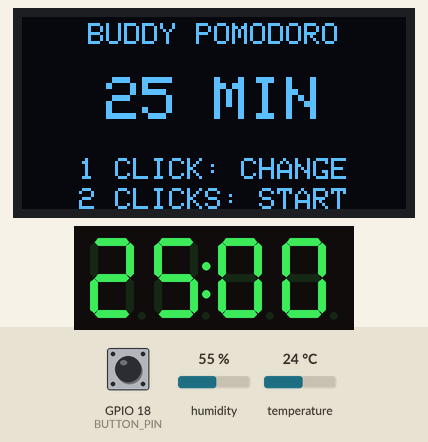
A sketch run on a simulated ESP32. Parts: 128×64 one-colour display, 4-digit seven-segment display. Inputs (shaded band) come from the test bench; at power-on: GPIO 18 (BUTTON_PIN) HIGH, humidity 55 %, temperature 24 °C. Random numbers use the default seed unless the sketch sets one; what the sketch prints to the serial monitor is not drawn.

Above: at 2.4 s.
2.5 s: GPIO 18 (BUTTON_PIN) pulled LOW for 0.15 s
At 3.4 s:
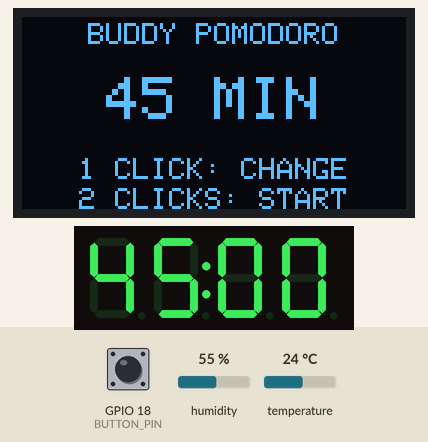
4.6 s: GPIO 18 (BUTTON_PIN) pulled LOW for 1 s
At 6.9 s:
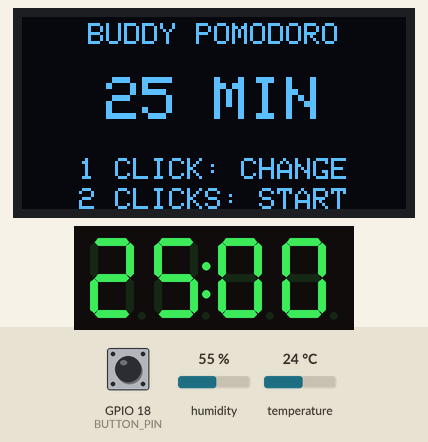
7.5 s: GPIO 18 (BUTTON_PIN) pulsed LOW 2 times (0.12 s each, 0.3 s apart)
At 10.1 s:
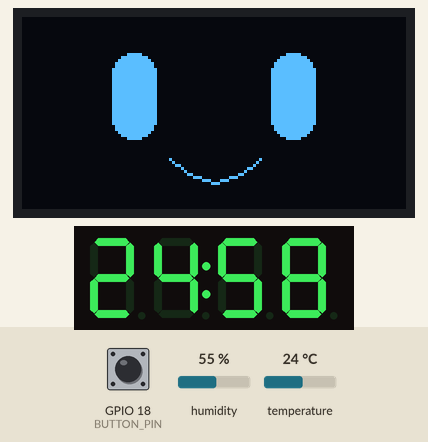
10.2 s: GPIO 18 (BUTTON_PIN) pulled LOW for 0.15 s
10.9 s: GPIO 18 (BUTTON_PIN) pulsed LOW 5 times (0.12 s each, 0.3 s apart)
At 12.24 s:
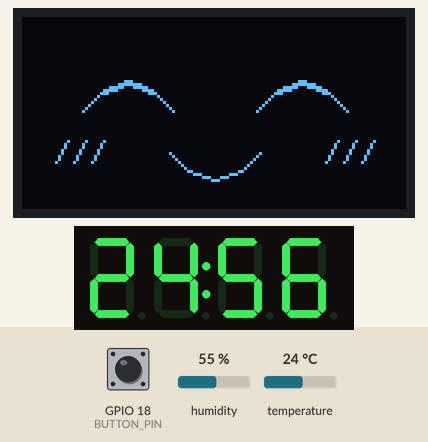
Timing chart, 0 to 13.9 s (numbered marks = the images above; inputs shaded):
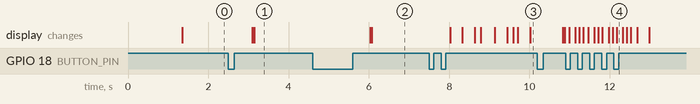

The sketch:

buddy.ino
```cpp
#include <Arduino.h>
#include <Wire.h>
#include <Adafruit_GFX.h>
#include <Adafruit_SSD1306.h>
#include <TM1637Display.h>
#include <DHT.h>
#include <math.h>

// ==========================================
// BUDDY V5 - POMODORO + ROOM SENSOR
// ESP32 DevKit / SSD1306 / TM1637 / DHT11
// ==========================================

// OLED - confirmed from Flappy Bird
#define OLED_SDA 21
#define OLED_SCL 22
#define OLED_ADDRESS 0x3C

// Button - confirmed from Flappy Bird
#define BUTTON_PIN 18

// TM1637 4-digit timer
#define TM_CLK 25
#define TM_DIO 26

// DHT11 temperature/humidity
#define DHT_PIN 19
#define DHT_TYPE DHT11

Adafruit_SSD1306 oled(128, 64, &Wire, -1);
TM1637Display timerDisplay(TM_CLK, TM_DIO);
DHT dht(DHT_PIN, DHT_TYPE);

// ==========================================
// TIMING
// ==========================================

const uint32_t FRAME_MS = 50;
const uint32_t DEBOUNCE_MS = 35;
const uint32_t DOUBLE_CLICK_MS = 350;

const uint32_t WAKE_MS = 1600;
const uint32_t SLEEP_YAWN_MS = 1800;
const uint32_t GIGGLE_MS = 1000;
const uint32_t ANGRY_MS = 4000;

const uint32_t PRESS_WINDOW_MS = 10000;
const uint32_t SENSOR_INTERVAL_MS = 2500;
const uint32_t WEATHER_REACTION_MS = 1800;
const uint32_t WEATHER_INTERVAL_MS = 45000;

const uint8_t COLON = 0x40;

// ==========================================
// MODES
// ==========================================

enum BuddyMode {
  SELECT_MODE,
  WAKING_MODE,
  FOCUS_MODE,
  REST_MODE
};

BuddyMode mode = SELECT_MODE;

enum Reaction {
  REACTION_NONE,
  REACTION_GIGGLE,
  REACTION_ANGRY,
  REACTION_HOT,
  REACTION_HUMID
};

Reaction reaction = REACTION_NONE;

uint8_t selectedMinutes = 25;
uint32_t remainingSeconds = 25UL * 60UL;

uint32_t sessionStart = 0;
uint32_t stateStarted = 0;
uint32_t reactionStarted = 0;
uint32_t lastFrame = 0;

// ==========================================
// BUTTON
// ==========================================

bool lastRaw = HIGH;
bool stableButton = HIGH;

uint32_t buttonChangedAt = 0;
uint32_t firstClickAt = 0;
uint8_t pendingClicks = 0;

// ==========================================
// POKE TRACKING
// ==========================================

uint8_t pokeCount = 0;
uint32_t lastPokeAt = 0;

// ==========================================
// FACE ANIMATION
// ==========================================

uint32_t nextBlink = 0;
uint32_t blinkUntil = 0;
uint32_t nextLook = 0;

int eyeOffset = 0;

// ==========================================
// SENSOR
// ==========================================

float temperatureC = NAN;
float humidity = NAN;

uint32_t lastSensorRead = 0;
uint32_t lastWeatherReaction = 0;
bool sensorValid = false;

// ==========================================
// DISPLAY HELPERS
// ==========================================

void showTime(uint32_t seconds) {
  uint16_t mins = seconds / 60;
  uint8_t secs = seconds % 60;

  uint16_t digits = mins * 100 + secs;

  timerDisplay.showNumberDecEx(
    digits, COLON, true, 4, 0
  );
}

void centerText(const char *text, int y, int size = 1) {
  oled.setTextSize(size);
  oled.setTextColor(WHITE);

  int width = strlen(text) * 6 * size;
  oled.setCursor((128 - width) / 2, y);
  oled.print(text);
}

// ==========================================
// FACE HELPERS
// ==========================================

void closedEyes() {
  oled.drawLine(24, 27, 35, 34, WHITE);
  oled.drawLine(35, 34, 46, 27, WHITE);

  oled.drawLine(82, 27, 93, 34, WHITE);
  oled.drawLine(93, 34, 104, 27, WHITE);

  oled.drawLine(24, 28, 35, 35, WHITE);
  oled.drawLine(35, 35, 46, 28, WHITE);

  oled.drawLine(82, 28, 93, 35, WHITE);
  oled.drawLine(93, 35, 104, 28, WHITE);
}

void openEyes() {
  oled.fillRoundRect(
    30 + eyeOffset, 12, 15, 29, 7, WHITE
  );

  oled.fillRoundRect(
    83 + eyeOffset, 12, 15, 29, 7, WHITE
  );
}

void happyMouth() {
  oled.drawLine(49, 47, 55, 52, WHITE);
  oled.drawLine(55, 52, 64, 55, WHITE);
  oled.drawLine(64, 55, 73, 52, WHITE);
  oled.drawLine(73, 52, 79, 47, WHITE);
}

void drawSleepingFace(uint32_t now) {
  oled.clearDisplay();

  closedEyes();
  oled.drawLine(59, 50, 69, 50, WHITE);

  uint8_t phase = (now / 650) % 4;

  oled.setTextSize(1);
  oled.setTextColor(WHITE);

  if (phase >= 1) {
    oled.setCursor(105, 25);
    oled.print("z");
  }

  if (phase >= 2) {
    oled.setCursor(113, 14);
    oled.print("z");
  }

  if (phase >= 3) {
    oled.setCursor(120, 3);
    oled.print("z");
  }

  oled.display();
}

void drawAwakeFace(uint32_t now) {
  oled.clearDisplay();

  if ((int32_t)(blinkUntil - now) > 0) {
    closedEyes();
  } else {
    openEyes();
  }

  happyMouth();
  oled.display();
}

void drawYawn(float progress) {
  oled.clearDisplay();

  closedEyes();

  progress = constrain(progress, 0.0f, 1.0f);

  float amount = progress < 0.5f
    ? progress * 2.0f
    : (1.0f - progress) * 2.0f;

  int h = 5 + (int)(amount * 17);
  int w = 8 + h / 2;

  oled.drawRoundRect(
    64 - w / 2,
    47 - h / 2,
    w, h, w / 2,
    WHITE
  );

  oled.display();
}

// ==========================================
// SQUISHY GIGGLE WITH BLUSH
// ==========================================

void drawGiggle(uint32_t now) {
  oled.clearDisplay();

  int bounce = ((now / 120) % 2) * 2;

  // Squishy crescent eyes
  oled.drawLine(20, 29+bounce, 27, 22+bounce, WHITE);
  oled.drawLine(27, 22+bounce, 35, 19+bounce, WHITE);
  oled.drawLine(35, 19+bounce, 43, 22+bounce, WHITE);
  oled.drawLine(43, 22+bounce, 50, 29+bounce, WHITE);

  oled.drawLine(78, 29+bounce, 85, 22+bounce, WHITE);
  oled.drawLine(85, 22+bounce, 93, 19+bounce, WHITE);
  oled.drawLine(93, 19+bounce, 101, 22+bounce, WHITE);
  oled.drawLine(101, 22+bounce, 108, 29+bounce, WHITE);

  // Slightly thicker eye curves
  oled.drawLine(27, 23+bounce, 35, 20+bounce, WHITE);
  oled.drawLine(35, 20+bounce, 43, 23+bounce, WHITE);

  oled.drawLine(85, 23+bounce, 93, 20+bounce, WHITE);
  oled.drawLine(93, 20+bounce, 101, 23+bounce, WHITE);

  // Blush marks
  for (int i = 0; i < 3; i++) {
    oled.drawLine(
      15 + i*6, 39+bounce,
      11 + i*6, 46+bounce,
      WHITE
    );

    oled.drawLine(
      105 + i*6, 39+bounce,
      101 + i*6, 46+bounce,
      WHITE
    );
  }

  // Squishy smile
  oled.drawLine(49, 43+bounce, 55, 49+bounce, WHITE);
  oled.drawLine(55, 49+bounce, 64, 52+bounce, WHITE);
  oled.drawLine(64, 52+bounce, 73, 49+bounce, WHITE);
  oled.drawLine(73, 49+bounce, 79, 43+bounce, WHITE);

  oled.display();
}

// ==========================================
// ANGRY FACE - NO CORNER SYMBOL
// ==========================================

void drawAngry() {
  oled.clearDisplay();

  oled.drawLine(22, 16, 48, 28, WHITE);
  oled.drawLine(22, 17, 48, 29, WHITE);

  oled.drawLine(80, 28, 106, 16, WHITE);
  oled.drawLine(80, 29, 106, 17, WHITE);

  oled.fillRoundRect(29, 31, 19, 9, 3, WHITE);
  oled.fillRoundRect(80, 31, 19, 9, 3, WHITE);

  oled.drawLine(49, 55, 56, 49, WHITE);
  oled.drawLine(56, 49, 72, 49, WHITE);
  oled.drawLine(72, 49, 79, 55, WHITE);

  oled.display();
}

// ==========================================
// HOT FACE
// ==========================================

void drawHotFace() {
  oled.clearDisplay();

  // Tired eyes
  oled.drawLine(25, 26, 47, 29, WHITE);
  oled.drawLine(81, 29, 103, 26, WHITE);

  // Open uncomfortable mouth
  oled.drawRoundRect(57, 43, 14, 13, 6, WHITE);

  // Sweat droplet
  oled.drawLine(110, 13, 106, 22, WHITE);
  oled.drawLine(110, 13, 114, 22, WHITE);
  oled.drawLine(106, 22, 110, 27, WHITE);
  oled.drawLine(110, 27, 114, 22, WHITE);

  oled.display();
}

// ==========================================
// HUMID FACE
// ==========================================

void drawHumidFace() {
  oled.clearDisplay();

  closedEyes();

  // Small uncomfortable mouth
  oled.drawLine(55, 50, 62, 47, WHITE);
  oled.drawLine(62, 47, 69, 50, WHITE);
  oled.drawLine(69, 50, 76, 47, WHITE);

  // Droplets
  oled.drawCircle(12, 14, 3, WHITE);
  oled.drawCircle(116, 17, 3, WHITE);

  oled.display();
}

// ==========================================
// DHT11 READING
// ==========================================

void updateSensor(uint32_t now) {
  if (now - lastSensorRead < SENSOR_INTERVAL_MS) {
    return;
  }

  lastSensorRead = now;

  float t = dht.readTemperature();
  float h = dht.readHumidity();

  if (isnan(t) || isnan(h)) {
    sensorValid = false;
    Serial.println("DHT11 reading failed");
    return;
  }

  temperatureC = t;
  humidity = h;
  sensorValid = true;

  Serial.printf(
    "Room: %.1f C | Humidity: %.1f%%\n",
    temperatureC, humidity
  );
}

// ==========================================
// SESSION CONTROL
// ==========================================

void startFocus(uint32_t now) {
  remainingSeconds = selectedMinutes * 60UL;

  sessionStart = now;
  stateStarted = now;

  mode = WAKING_MODE;
  reaction = REACTION_NONE;

  pokeCount = 0;
  lastPokeAt = 0;

  showTime(remainingSeconds);

  Serial.printf(
    "Started %d-minute focus session\n",
    selectedMinutes
  );
}

void finishFocus(uint32_t now) {
  remainingSeconds = 0;

  mode = REST_MODE;
  stateStarted = now;

  reaction = REACTION_NONE;
  pokeCount = 0;

  showTime(0);

  Serial.println("Session complete. Rest!");
}

// ==========================================
// BUTTON REACTIONS
// ==========================================

void pokeBuddy(uint32_t now) {
  if (mode != FOCUS_MODE) return;

  if (reaction == REACTION_ANGRY &&
      now - reactionStarted < ANGRY_MS) {
    return;
  }

  if (lastPokeAt == 0 ||
      now - lastPokeAt > PRESS_WINDOW_MS) {
    pokeCount = 0;
  }

  pokeCount++;
  lastPokeAt = now;
  reactionStarted = now;

  if (pokeCount >= 6) {
    pokeCount = 0;
    reaction = REACTION_ANGRY;
    Serial.println("BUDDY: Stop poking me!");
  } else {
    reaction = REACTION_GIGGLE;
    Serial.println("BUDDY: Hehehe!");
  }
}

void singleClick(uint32_t now) {
  if (mode == SELECT_MODE) {
    selectedMinutes = selectedMinutes == 25 ? 45 : 25;
    remainingSeconds = selectedMinutes * 60UL;
    showTime(remainingSeconds);
    return;
  }

  if (mode == REST_MODE) {
    startFocus(now);
    return;
  }

  if (mode == FOCUS_MODE) {
    pokeBuddy(now);
  }
}

void doubleClick(uint32_t now) {
  if (mode == SELECT_MODE || mode == REST_MODE) {
    startFocus(now);
    return;
  }

  if (mode == FOCUS_MODE) {
    pokeBuddy(now);
    pokeBuddy(now);
  }
}

// ==========================================
// BUTTON DEBOUNCE + CLICK DETECTION
// ==========================================

void handleButton(uint32_t now) {
  bool raw = digitalRead(BUTTON_PIN);

  if (raw != lastRaw) {
    buttonChangedAt = now;
  }

  if (now - buttonChangedAt >= DEBOUNCE_MS &&
      raw != stableButton) {

    stableButton = raw;

    if (stableButton == HIGH) {
      if (pendingClicks == 0) {
        pendingClicks = 1;
        firstClickAt = now;
      } else if (now - firstClickAt <= DOUBLE_CLICK_MS) {
        pendingClicks = 0;
        doubleClick(now);
      } else {
        pendingClicks = 1;
        firstClickAt = now;
      }
    }
  }

  lastRaw = raw;

  if (pendingClicks == 1 &&
      stableButton == HIGH &&
      now - firstClickAt > DOUBLE_CLICK_MS) {

    pendingClicks = 0;
    singleClick(now);
  }
}

// ==========================================
// ANIMATION UPDATE
// ==========================================

void updateBuddy(uint32_t now) {

  // ----------------------------------------
  // SELECT 25 OR 45 MINUTES
  // ----------------------------------------
  if (mode == SELECT_MODE) {
    showTime(selectedMinutes * 60UL);

    oled.clearDisplay();
    centerText("BUDDY POMODORO", 2);

    char label[16];
    snprintf(
      label, sizeof(label),
      "%d MIN", selectedMinutes
    );

    centerText(label, 20, 2);
    centerText("1 CLICK: CHANGE", 47);
    centerText("2 CLICKS: START", 57);

    oled.display();
    return;
  }

  // ----------------------------------------
  // WAKING UP
  // ----------------------------------------
  if (mode == WAKING_MODE) {
    uint32_t elapsed = now - stateStarted;

    if (elapsed < WAKE_MS) {
      drawYawn((float)elapsed / WAKE_MS);
    } else {
      mode = FOCUS_MODE;

      nextBlink = now + 2200;
      nextLook = now + 1800;
      blinkUntil = 0;
      eyeOffset = 0;
    }

    return;
  }

  // ----------------------------------------
  // FOCUS SESSION
  // ----------------------------------------
  if (mode == FOCUS_MODE) {
    uint32_t elapsed = now - sessionStart;
    uint32_t total = selectedMinutes * 60000UL;

    if (elapsed >= total) {
      finishFocus(now);
      return;
    }

    uint32_t leftMs = total - elapsed;

    remainingSeconds = (leftMs + 999UL) / 1000UL;
    showTime(remainingSeconds);

    // Button reactions
    if (reaction != REACTION_NONE) {
      uint32_t reactionElapsed =
        now - reactionStarted;

      if (reaction == REACTION_GIGGLE &&
          reactionElapsed < GIGGLE_MS) {
        drawGiggle(now);
        return;
      }

      if (reaction == REACTION_ANGRY &&
          reactionElapsed < ANGRY_MS) {
        drawAngry();
        return;
      }

      if (reaction == REACTION_HOT &&
          reactionElapsed < WEATHER_REACTION_MS) {
        drawHotFace();
        return;
      }

      if (reaction == REACTION_HUMID &&
          reactionElapsed < WEATHER_REACTION_MS) {
        drawHumidFace();
        return;
      }

      reaction = REACTION_NONE;
    }

    // Occasional temperature reaction
    if (sensorValid &&
        now - lastWeatherReaction >= WEATHER_INTERVAL_MS) {

      lastWeatherReaction = now;

      if (temperatureC >= 30.0f) {
        reaction = REACTION_HOT;
        reactionStarted = now;
        drawHotFace();
        return;
      }

      if (humidity >= 75.0f) {
        reaction = REACTION_HUMID;
        reactionStarted = now;
        drawHumidFace();
        return;
      }
    }

    // Blink
    if ((int32_t)(now - nextBlink) >= 0) {
      blinkUntil = now + 150;
      nextBlink = now + random(2200, 4500);
    }

    // Look around
    if ((int32_t)(now - nextLook) >= 0) {
      int positions[] = {-5, 0, 5, 0};
      eyeOffset = positions[random(0, 4)];
      nextLook = now + random(1200, 2800);
    }

    drawAwakeFace(now);
    return;
  }

  // ----------------------------------------
  // REST MODE
  // ----------------------------------------
  if (mode == REST_MODE) {
    showTime(0);

    uint32_t elapsed = now - stateStarted;

    if (elapsed < SLEEP_YAWN_MS) {
      drawYawn(
        (float)elapsed / SLEEP_YAWN_MS
      );
    } else {
      drawSleepingFace(now);
    }
  }
}

// ==========================================
// SETUP
// ==========================================

void setup() {
  Serial.begin(115200);

  pinMode(BUTTON_PIN, INPUT_PULLUP);

  Wire.begin(OLED_SDA, OLED_SCL);

  if (!oled.begin(
        SSD1306_SWITCHCAPVCC,
        OLED_ADDRESS
      )) {
    Serial.println("OLED initialization failed!");
    while (true) delay(1000);
  }

  dht.begin();

  timerDisplay.setBrightness(4);
  timerDisplay.clear();

  randomSeed(micros());

  oled.clearDisplay();
  oled.setTextColor(WHITE);

  centerText("BUDDY", 13, 2);
  centerText("Focus Companion", 43);
  oled.display();

  delay(1200);

  mode = SELECT_MODE;
  lastSensorRead = millis() - SENSOR_INTERVAL_MS;
  lastWeatherReaction = millis();
}

// ==========================================
// MAIN LOOP
// ==========================================

void loop() {
  uint32_t now = millis();

  handleButton(now);
  updateSensor(now);

  if (now - lastFrame >= FRAME_MS) {
    lastFrame = now;
    updateBuddy(now);
  }

  delay(2);
}
```

Measured:
- after the input at 2.5 s, the display: first changes after 0.59 s (image 1 shows a later state)
- after the input at 4.6 s, the display: first changes after 1.4 s (image 2 shows a later state)
- after the input at 7.5 s, the display: first changes after 0.53 s (image 3 shows a later state)
